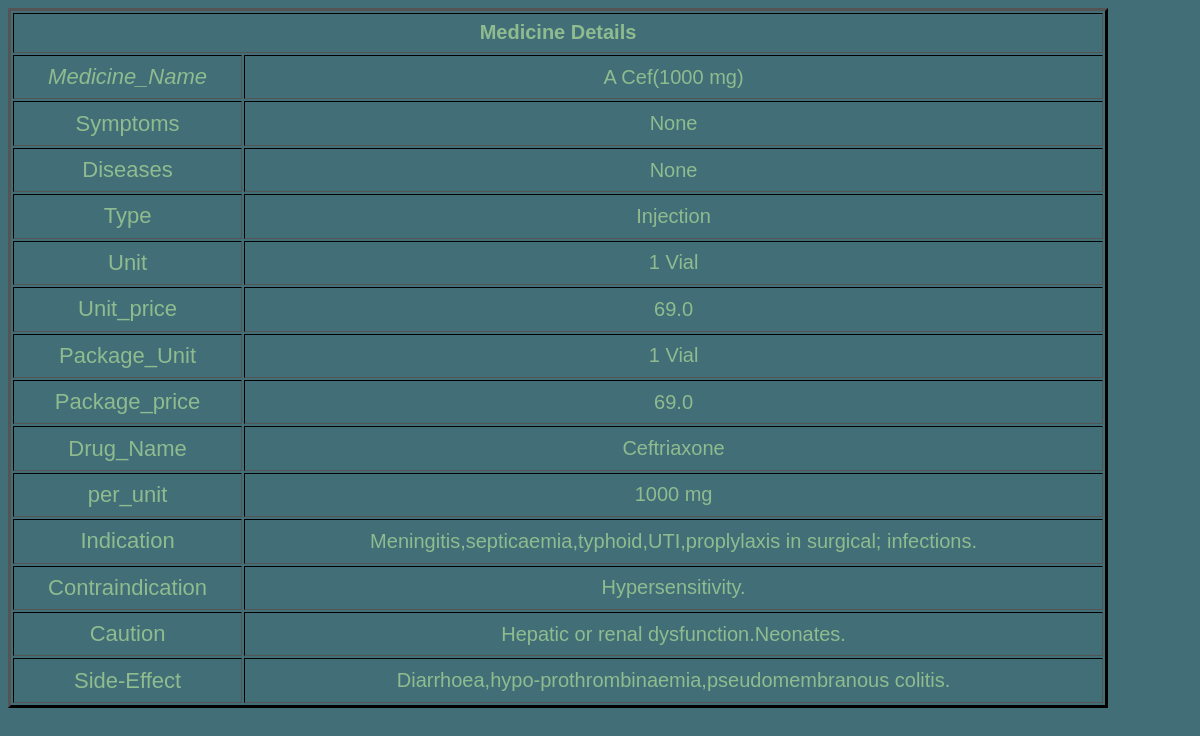
Page /guide/view/8/ on the committed database.
### guide/models.py (models this page shows, shortened)
class guides(models.Model):
    mname=models.CharField(null='False',verbose_name='Medicine_Name',max_length=30)
    symptoms = models.CharField(max_length=1000, null='False')
    diseases = models.CharField(max_length=1000,null='False')
    category=models.CharField(null='False',verbose_name='Type',max_length=50)
    unit=models.CharField(max_length=10,null='False',verbose_name='Unit')
    unit_price=models.FloatField(null='False',verbose_name='Unit_price')
    package_unit=models.CharField(max_length=10,null='False',verbose_name='Package_Unit')
    package_price=models.FloatField(null='False',verbose_name='Package_price')
    drug=models.CharField(max_length=20,null='False',verbose_name='Drug_Name')
    per_unit=models.CharField(max_length=10,null='False',verbose_name='per_unit')
    indication=models.CharField(max_length=100,verbose_name='Indication')
    contraindication=models.CharField(max_length=100,verbose_name='Containdication')
    caution=models.CharField(max_length=500,null='True',verbose_name='Caution')
    side_effect=models.CharField(max_length=500,null='True',verbose_name='Side-Effect')

### guide/views.py (the view)
# urls.py: path('view/<int:pk>/', View,name='vieww'),
def View(request, pk):
    guide= get_object_or_404(guides,id=pk)
    return render(request,'view.html',{'key':guide})

### guide/templates/view.html
{% load static %}
<html>
    <head>
        <link rel="stylesheet" type="text/css" href="{% static 'guide.css' %}">
    </head>
    <body>
        <table border=3>
        <th colspan="2">Medicine Details</th>
<tr><td class="menu"><I>Medicine_Name</I></td><td>{{key.mname}}</td></tr>
<tr><td class="menu">Symptoms</td><td>{{key.symptoms}}</td></tr>
<tr><td class="menu">Diseases</td><td>{{key.diseases}}</td></tr>
<tr><td class="menu">Type</td><td>{{ key.category }}</td></tr>
<tr><td class="menu">Unit</td><td>{{ key.unit }}</td></tr>
<tr><td class="menu">Unit_price</td><td>{{ key.unit_price }}</td></tr>
<tr><td class="menu">Package_Unit</td><td>{{ key.package_unit }}</td></tr>
<tr><td class="menu">Package_price</td><td>{{ key.package_price }}</td></tr>
<tr><td class="menu">Drug_Name</td><td>{{ key.drug }}</td></tr>
<tr><td class="menu">per_unit</td><td>{{ key.per_unit }}</td></tr>
<tr><td class="menu">Indication</td><td>{{ key.indication }}</td></tr>
<tr><td class="menu">Contraindication</td><td>{{ key.contraindication }}</td></tr>
<tr><td class="menu">Caution</td><td>{{ key.caution }}</td></tr>
<tr><td class="menu">Side-Effect</td><td>{{ key.side_effect }}</td></tr>
        </table>
</body>
</html>

### guide/static/guide.css (style rules this page uses)
body { background-color: rgba(13, 70, 83, 0.78); }
table { border-color:black; height:700px; width:1100px; text-align: center; font-size: 20px; color:darkseagreen; font-family: Arial, Helvetica, sans-serif; }
table tr td.menu { font-size: 22px; }

### rows in the picture
guides: mname "A Cef(1000 mg)", symptoms "None", diseases "None", category "Injection", unit "1 Vial", unit_price "69.0", package_unit "1 Vial", package_price "69.0", drug "Ceftriaxone", per_unit "1000 mg", indication "Meningitis,septicaemia,typhoid,UTI,proplylaxis in surgical; infections.", contraindication "Hypersensitivity.", caution "Hepatic or renal dysfunction.Neonates.", side_effect "Diarrhoea,hypo-prothrombinaemia,pseudomembranous colitis."
